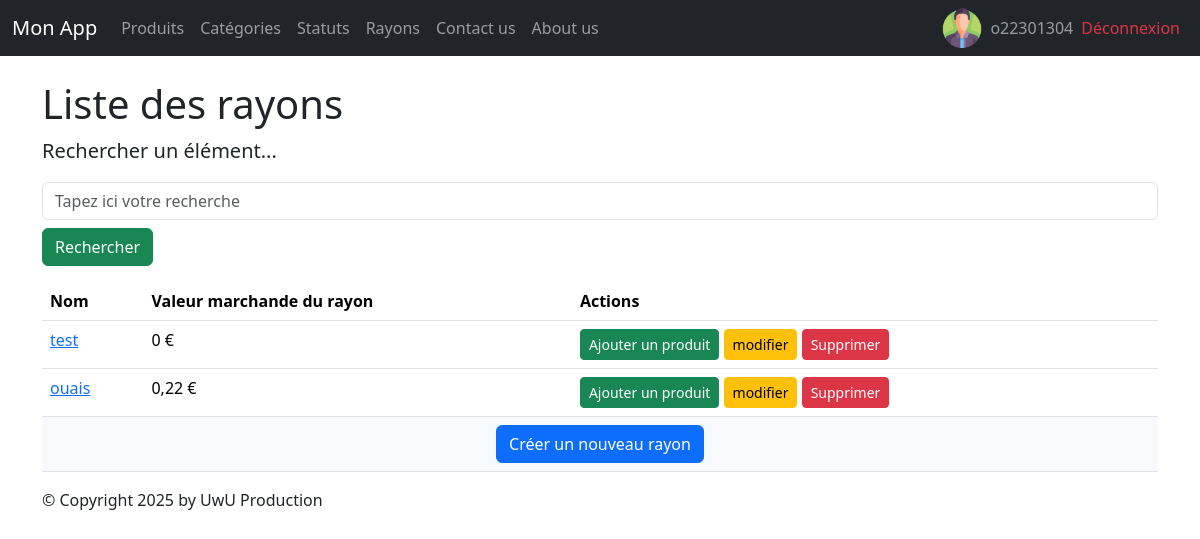
Before: /monApp/rayons/ (signed in) with the older database file.
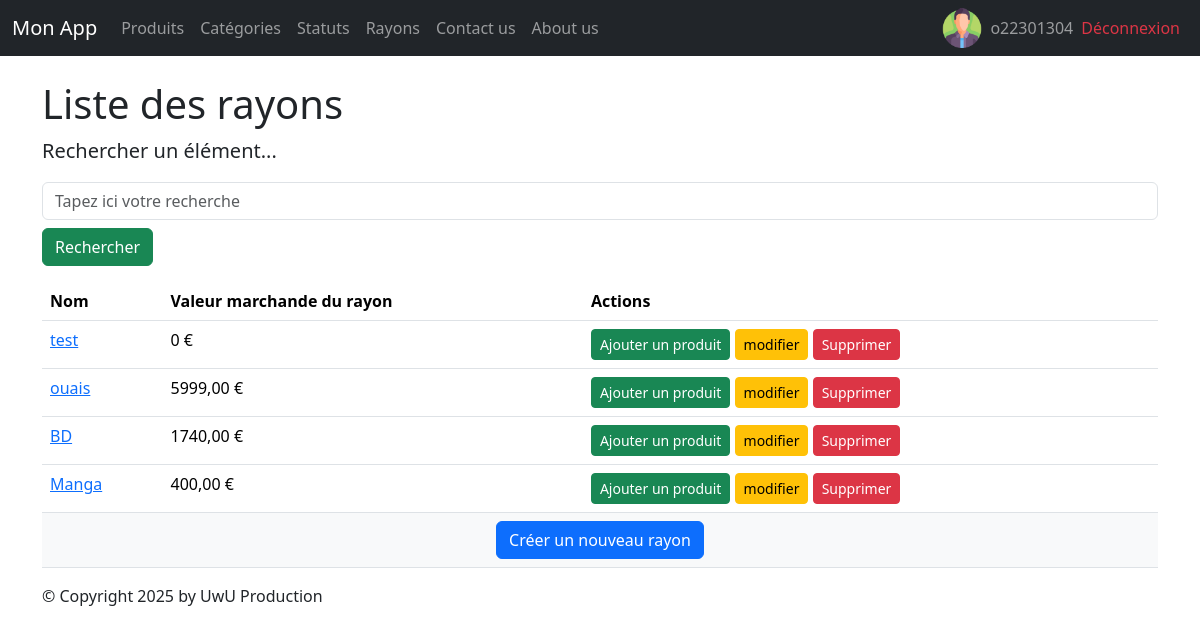
After: the same page with the newer database file.
### monApp/models.py (models this page shows, shortened)
class Rayon(models.Model):
    idRayon = models.AutoField(primary_key=True)
    nomRayon = models.CharField(max_length=100)

### monApp/views/rayon.py (the view)
# urls.py: path('rayons/',views.RayonListView.as_view(),name='rayons'),
class RayonListView(ListView):
    model = Rayon
    template_name = "monApp/list_rayons.html"
    context_object_name = "rays"
    def get_queryset(self):
        query = self.request.GET.get('search')
        if query:
            return Rayon.objects.filter(nomRayon__icontains=query).prefetch_related(
                Prefetch("contenirs", queryset=Contenir.objects.select_related("refProd")))
        return Rayon.objects.prefetch_related(
            Prefetch("contenirs", queryset=Contenir.objects.select_related("refProd")))
    def get_context_data(self, **kwargs):
        context = super(RayonListView, self).get_context_data(**kwargs)
        context['titremenu'] = "Liste de mes rayons"
        ryns_dt = []
        for rayon in context['rays']:
            total = 0
            for contenir in rayon.contenirs.all():
                total += contenir.refProd.prixUnitaireProd * contenir.qte
            ryns_dt.append({'ray': rayon,'total_stock': total})
        context['ryns_dt'] = ryns_dt
        return context

### monApp/templates/monApp/list_rayons.html
{% extends 'monApp/base.html' %}
{% block menu %}
    <h1>Liste des rayons</h1>
{% endblock %}
{% block contenu %}
    <p class="lead mb-3 ml-0">Rechercher un élément...</p>
    <form method="GET" action="">
        <input class="form-control" type="text" name="search" placeholder="Tapez ici votre recherche"
        value="{{ request.GET.search }}">
        <button type="submit" class="btn btn-success mt-2">Rechercher</button>
    </form>
    <table class="table">
        <thead>
            <th>Nom</th>
            <th>Valeur marchande du rayon</th>
            <th>Actions</th>
        </thead>
        <tbody>
        {% for data in ryns_dt %}
            <tr>
                <td><a href="{% url 'rayon' data.ray.idRayon %}">{{ data.ray.nomRayon }} </a></td>
                <td>{{ data.total_stock }} €</td>
                <td>
                    <a href="{% url 'cntnr-crt' data.ray.idRayon %}" class="btn btn-success btn-sm">Ajouter un produit</a>
                    <a href="{% url 'rayon-chng' data.ray.idRayon %}" class="btn btn-warning btn-sm">modifier</a>
                    <a href="{% url 'rayon-dlt' data.ray.idRayon %}" class="btn btn-danger btn-sm">Supprimer</a>
                </td>
            </tr>
        {% endfor %}
            <tr>
                <td colspan="8" class="text-center bg-light">
                    <a href="{% url 'rayon-crt' %}" class="btn btn-primary">
                        Créer un nouveau rayon
                    </a>
                </td>
            </tr>
        </tbody>
    </table>
{% endblock %}

Changed rows visible on the page:
computed for Rayon "ouais": total_stock "0,22" → "5999,00"
added Rayon: ray.nomRayon "BD", total_stock "1740,00"
added Rayon: ray.nomRayon "Manga", total_stock "400,00"
